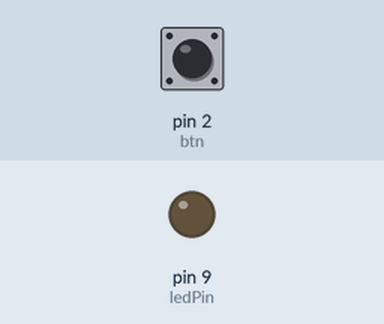
A sketch run on a simulated Arduino Uno, built with avr-gcc and run on an emulated ATmega328P. On the bench: output pins drawn as LEDs (lit = HIGH). The test bench sets the inputs (shaded band); at power-on: pin 2 (btn) LOW. What the sketch prints to the serial monitor is not drawn.

Above: at 1.2 s.
1.3 s: pin 2 (btn) pulled HIGH for 0.15 s
At 2.5 s:
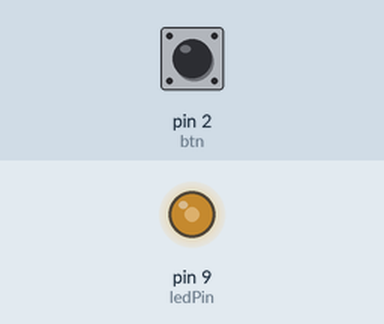
2.9 s: pin 2 (btn) pulled HIGH for 1 s
At 3.9 s:
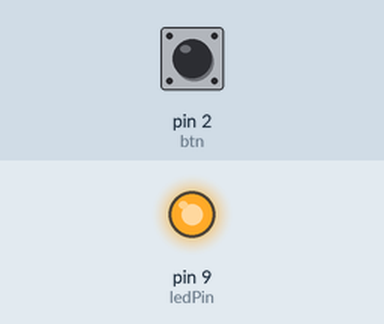
Timing chart, 0 to 5.9 s (numbered marks = the images above; inputs shaded):
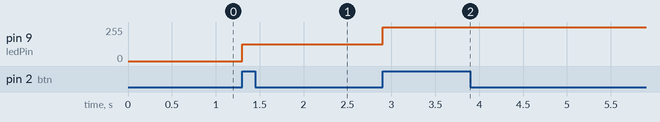

Measured:
- after the input at 1.3 s, pin 9 (ledPin): 0/255 → 127/255 at once
- after the input at 2.9 s, pin 9 (ledPin): 127/255 → 255/255 at once

The sketch:

sketch_feb07d.ino
```cpp
int ledPin = 9;
int btn = 2;
int cnt = 0; // 버튼 누른 횟수를 저장하는 변수

boolean check = true;

void setup() {
  pinMode(ledPin, OUTPUT);
  Serial.begin(9600);
}

void loop() {
  int buttonState2 = digitalRead(btn);


  if (buttonState2 == 1) {
    if (check == true) {
      cnt++;
      check = false;
    }
  } else {
    check = true;
  }
  if (cnt % 3 == 0) {
    analogWrite(ledPin, 0);
  } else if (cnt % 3 == 1) {
    analogWrite(ledPin, 127);
  } else if (cnt % 3 == 2) {
    analogWrite(ledPin, 255);
  }

  Serial.println(cnt);
}
```
